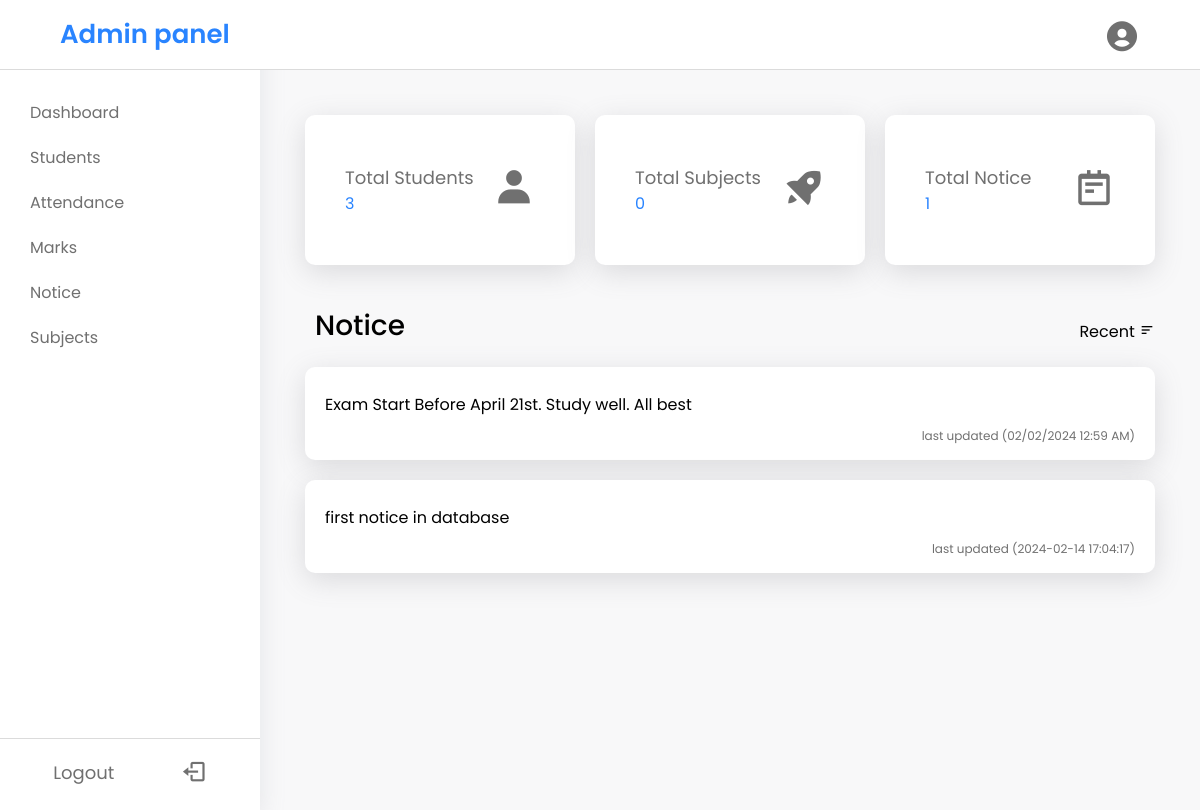
Before: /dashboard.php (signed in) with the older database file.
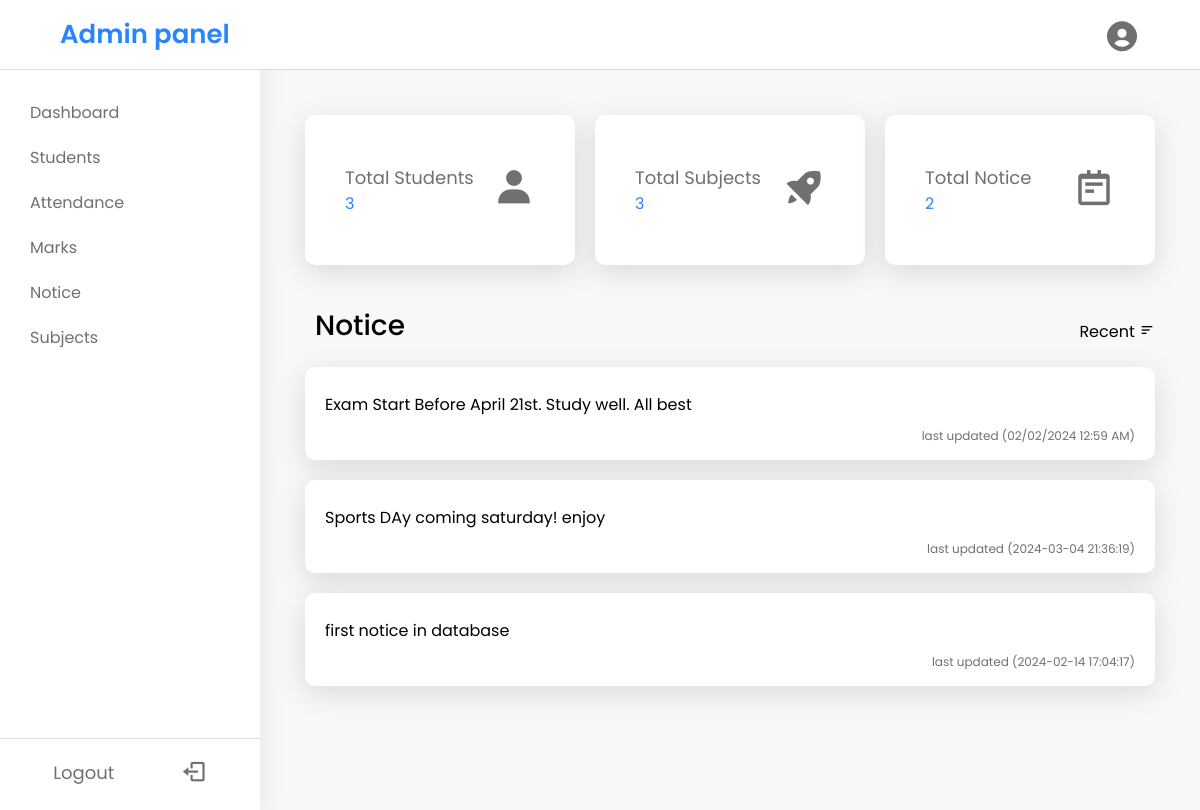
After: the same page with the newer database file.
### tables this page shows
CREATE TABLE `notice_details` (
  `notice_id` int(11) NOT NULL,
  `notice_date` datetime NOT NULL DEFAULT current_timestamp(),
  `notice_title` varchar(255) NOT NULL,
  `notice_descripttion` varchar(255) NOT NULL
);

### dashboard.php (the view, shortened to what this page needs)
<!DOCTYPE html>
<html lang="en">
<head>
</head>
<?php include('./Assets/links.php') ?>
<body>
    <div>
        <?php include("./Assets/nav.php") ?>
    </div>
    <div class="body-content">
        <div class="sidemenubar">
            <?php include("./Assets/sidemenu.php") ?>
        </div>
        <div class="main-content">
            <?php
            include('./config/connect.php');
            $studsql = "SELECT * FROM `student_details`";
            $noticesql = "SELECT * FROM `notice_details`";
            $subjectsql = "SELECT * FROM `subject_details`";
            if ($conn->query($studsql) && $conn->query($noticesql) && $conn->query($subjectsql)) {
                $studnumrows = mysqli_num_rows($conn->query($studsql));
                $noticenumrows = mysqli_num_rows($conn->query($noticesql));
                $subjectnumrows = mysqli_num_rows($conn->query($subjectsql));
            }
            ?>
            <div class="dashboard-cards">
                <div class="dcard">
                    <div class="dtitle">
                        <p>Total Students</p>
                        <span><?php echo $studnumrows; ?></span>
                    </div>
                    <div class="dimg"><i class="bx bxs-user"></i></div>
                </div>
                <div class="dcard">
                    <div class="dtitle">
                        <p>Total Subjects</p>
                        <span><?php echo $subjectnumrows; ?></span>
                    </div>
                    <div class="dimg"><i class="bx bxs-rocket"></i></div>
                </div>
                <div class="dcard">
                    <div class="dtitle">
                        <p>Total Notice</p>
                        <span><?php echo $noticenumrows; ?></span>
                    </div>
                    <div class="dimg"><i class="bx bx-notepad"></i></div>
                </div>
            </div>
            <div class="dashboard-notice">
                <div class="dnhead">
                    <p>Notice</p>
                    <span>Recent <i class='bx bx-menu-alt-left'></i></span>
                </div>
                <div class="dnnotice">
                    <div class="dncontent">
                        <p>Exam Start Before April 21st. Study well. All best</p>
                    </div>
                    <div class="dnfoot">
                        <p>last updated (02/02/2024 12:59 AM)</p>
                    </div>
                </div>
                <?php
                $sql = "Select * From `notice_details` Order By `notice_id` Desc  ";
                $result = $conn->query($sql);
                $numrows = mysqli_num_rows($result);
                if ($numrows > 0) {
                    while ($row = mysqli_fetch_assoc($result)) {
                        echo "<div class='dnnotice'>";
                        echo "<div class='dncontent'><p>" . $row['notice_descripttion'] . "</p></div>";
                        echo "<div class='dnfoot'><p>last updated (" . $row['notice_date'] . ")</p></div>";
                        echo "</div>";
                    }
                }
                ?>
            </div>
        </div>
    </div>
</body>
</html>

Changed rows visible on the page:
added notice_details: notice_descripttion "Sports DAy coming saturday! enjoy", notice_date "2024-03-04 21:36:19"
Other visible differences:
$subjectnumrows: "0" → "3"
$noticenumrows: "1" → "2"
